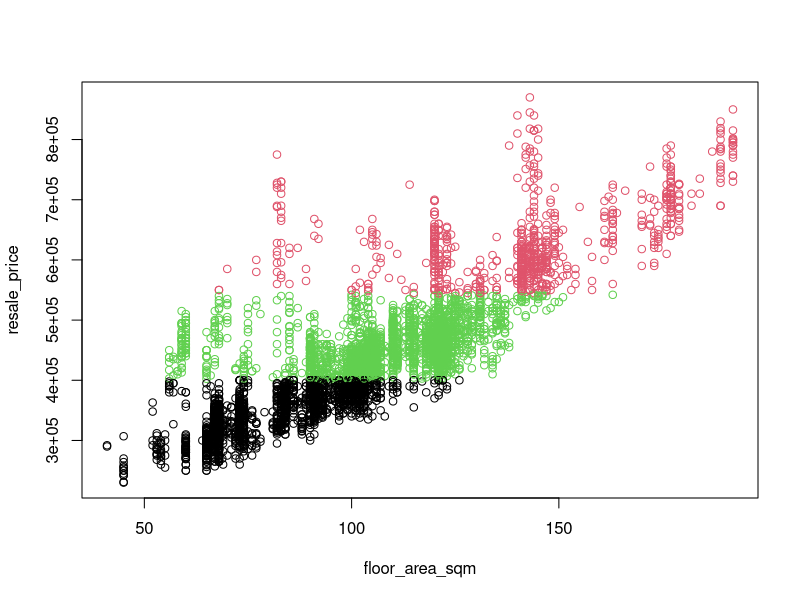

The R script that drew this image:
# setwd("C:/Data")
# setwd("/mnt/c/Users/Keck/Documents/GitHub/devcontainers-rstudio/NUS Stuff/DSA1101/Data")
# setwd("C:\\Users\\five8\\Documents\\GitHub\\devcontainers-rstudio\\NUS Stuff\\DSA1101\\Data")
setwd("C:\\Users\\Keck\\Documents\\GitHub\\devcontainers-rstudio\\NUS Stuff\\DSA1101\\Data")


x1 <- c(1, 1.5, 3, 3.5, 4.5)
x2 <- c(1, 2, 4, 5, 5)
data <- data.frame(x1, x2)

dist_sq <- function(p1, p2) {
    return (sqrt((p1[1] - p2[1])**2 + (p1[2] - p2[2])**2)**2)
}

# plot(x1, x2, pch = 20, col = "blue")

# Cluster P: (A, B), Cluster Q: (C, D, E)

# P new centroid: (A+B/(2)), Q new centroid: (C+D+E/3)
# New Cluster P: (A, B), Cluster Q: (C, D, E)
# Algorithm has converged

# WSS = SS_1 + SS_2
# = d(A, centroid_P)^2 + d(B, centroid_P)^2
# + d(C, centroid_Q)^2 + d(D, centroid_Q)^2 + d(E, centroid_Q)^2 
# = 0.625 + 1.833 = 2.458

dist_sq <- function(p1, p2) {
    return (sqrt((p1[1] - p2[1])**2 + (p1[2] - p2[2])**2)**2)
}

c1 <- c(1.25,1.5)
c2 <- c(3.67,4.67)
clusterP <- data[1:2,]
SS_1 <- sum(apply(clusterP, 1, function(x) {dist_sq(x, c1)}))   
clusterQ <- data[3:5,]
SS_2 <- sum(apply(clusterQ, 1, function(x) {dist_sq(x, c2)}))   
WSS <- SS_1 + SS_2 # 2.4584 

########################################################################
data <- read.csv("hdb-2012-to-2014.csv")
attach(data)
K <- 15
wss <- numeric(K)
for (i in 1:K) {
    wss[i] <- sum(kmeans(data[, c("floor_area_sqm", "resale_price")], centers=i)$withinss)
}

# plot(1:K, wss, col="blue", type="b", xlab="k-cluster value", ylab="WSS")
# Choose k=3 as it is at the "bend" of the curve
kout <- kmeans(data[,c("floor_area_sqm","resale_price")],centers=3)
print(kout$centers)
#   floor_area_sqm resale_price
# 1      108.85993     451901.1
# 2       80.72349     345664.3
# 3      142.34795     633996.8

plot(floor_area_sqm, resale_price, col=kout$cluster)

detach(data)